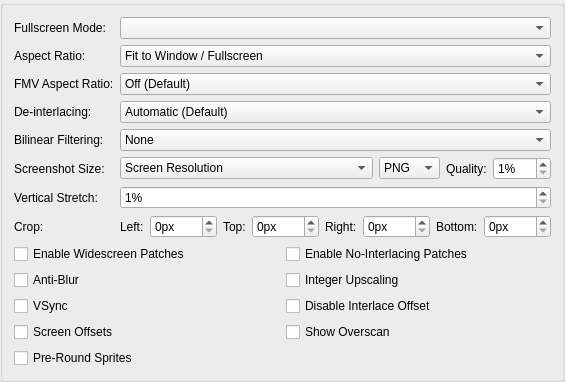
     <widget class="QGroupBox" name="gameDisplayTab">
      <attribute name="title">
       <string>Display</string>
      </attribute>
      <layout class="QFormLayout" name="formLayout_7">
       <item row="0" column="0">
        <widget class="QLabel" name="label_28">
         <property name="text">
          <string>Fullscreen Mode:</string>
         </property>
        </widget>
       </item>
       <item row="0" column="1">
        <widget class="QComboBox" name="fullscreenModes"/>
       </item>
       <item row="1" column="0">
        <widget class="QLabel" name="label_27">
         <property name="text">
          <string>Aspect Ratio:</string>
         </property>
        </widget>
       </item>
       <item row="1" column="1">
        <widget class="QComboBox" name="aspectRatio">
         <item>
          <property name="text">
           <string>Fit to Window / Fullscreen</string>
          </property>
         </item>
         <item>
          <property name="text">
           <string>Auto Standard (4:3 Interlaced / 3:2 Progressive)</string>
          </property>
         </item>
         <item>
          <property name="text">
           <string>Standard (4:3)</string>
          </property>
         </item>
         <item>
          <property name="text">
           <string>Widescreen (16:9)</string>
          </property>
         </item>
        </widget>
       </item>
       <item row="2" column="0">
        <widget class="QLabel" name="label_22">
         <property name="text">
          <string>FMV Aspect Ratio:</string>
         </property>
        </widget>
       </item>
       <item row="2" column="1">
        <widget class="QComboBox" name="fmvAspectRatio">
         <item>
          <property name="text">
           <string>Off (Default)</string>
          </property>
         </item>
         <item>
          <property name="text">
           <string>Auto Standard (4:3 Interlaced / 3:2 Progressive)</string>
          </property>
         </item>
         <item>
          <property name="text">
           <string>Standard (4:3)</string>
          </property>
         </item>
         <item>
          <property name="text">
           <string>Widescreen (16:9)</string>
          </property>
         </item>
        </widget>
       </item>
       <item row="3" column="0">
        <widget class="QLabel" name="label_23">
         <property name="text">
          <string>De-interlacing:</string>
         </property>
        </widget>
       </item>
       <item row="3" column="1">
        <widget class="QComboBox" name="interlacing">
         <item>
          <property name="text">
           <string>Automatic (Default)</string>
          </property>
         </item>
         <item>
          <property name="text">
           <string>None (Interlaced, also used by Progressive)</string>
          </property>
         </item>
         <item>
          <property name="text">
           <string>Weave (Top Field First, Sawtooth)</string>
          </property>
         </item>
         <item>
          <property name="text">
           <string>Weave (Bottom Field First, Sawtooth)</string>
          </property>
         </item>
         <item>
          <property name="text">
           <string>Bob (Top Field First, Full Frames)</string>
          </property>
         </item>
         <item>
          <property name="text">
           <string>Bob (Bottom Field First, Full Frames)</string>
          </property>
         </item>
         <item>
          <property name="text">
           <string>Blend (Top Field First, Merge 2 Fields)</string>
          </property>
         </item>
         <item>
          <property name="text">
           <string>Blend (Bottom Field First, Merge 2 Fields)</string>
          </property>
         </item>
         <item>
          <property name="text">
           <string>Adaptive (Top Field First, Similar to Bob + Weave)</string>
          </property>
         </item>
         <item>
          <property name="text">
           <string>Adaptive (Bottom Field First, Similar to Bob + Weave)</string>
          </property>
         </item>
        </widget>
       </item>
       <item row="4" column="0">
        <widget class="QLabel" name="label_18">
         <property name="text">
          <string>Bilinear Filtering:</string>
         </property>
        </widget>
       </item>
       <item row="4" column="1">
        <widget class="QComboBox" name="bilinearFiltering">
         <item>
          <property name="text">
           <string>None</string>
          </property>
         </item>
         <item>
          <property name="text">
           <string>Bilinear (Smooth)</string>
          </property>
         </item>
         <item>
          <property name="text">
           <string>Bilinear (Sharp)</string>
          </property>
         </item>
        </widget>
       </item>
       <item row="6" column="0">
        <widget class="QLabel" name="label_24">
         <property name="text">
          <string>Vertical Stretch:</string>
         </property>
        </widget>
       </item>
       <item row="6" column="1">
        <widget class="QSpinBox" name="stretchY">
         <property name="suffix">
          <string>%</string>
         </property>
         <property name="minimum">
          <number>1</number>
         </property>
         <property name="maximum">
          <number>300</number>
         </property>
        </widget>
       </item>
       <item row="7" column="0">
        <widget class="QLabel" name="label_26">
         <property name="text">
          <string>Crop:</string>
         </property>
        </widget>
       </item>
       <item row="7" column="1">
        <layout class="QHBoxLayout" name="horizontalLayout_3" stretch="0,1,0,1,0,1,0,1">
         <item>
          <widget class="QLabel" name="label_39">
           <property name="text">
            <string>Left:</string>
           </property>
          </widget>
         </item>
         <item>
          <widget class="QSpinBox" name="cropLeft">
           <property name="suffix">
            <string>px</string>
           </property>
           <property name="maximum">
            <number>1000</number>
           </property>
          </widget>
         </item>
         <item>
          <widget class="QLabel" name="label_25">
           <property name="text">
            <string>Top:</string>
           </property>
          </widget>
         </item>
         <item>
          <widget class="QSpinBox" name="cropTop">
           <property name="suffix">
            <string>px</string>
           </property>
           <property name="maximum">
            <number>1000</number>
           </property>
          </widget>
         </item>
         <item>
          <widget class="QLabel" name="label_40">
           <property name="text">
            <string>Right:</string>
           </property>
          </widget>
         </item>
         <item>
          <widget class="QSpinBox" name="cropRight">
           <property name="suffix">
            <string>px</string>
           </property>
           <property name="maximum">
            <number>1000</number>
           </property>
          </widget>
         </item>
         <item>
          <widget class="QLabel" name="label_41">
           <property name="text">
            <string>Bottom:</string>
           </property>
          </widget>
         </item>
         <item>
          <widget class="QSpinBox" name="cropBottom">
           <property name="suffix">
            <string>px</string>
           </property>
           <property name="maximum">
            <number>1000</number>
           </property>
          </widget>
         </item>
        </layout>
       </item>
       <item row="8" column="0" colspan="2">
        <layout class="QGridLayout" name="gridLayout_5">
         <item row="3" column="0">
          <widget class="QCheckBox" name="PCRTCOffsets">
           <property name="text">
            <string>Screen Offsets</string>
           </property>
          </widget>
         </item>
         <item row="1" column="1">
          <widget class="QCheckBox" name="integerScaling">
           <property name="text">
            <string>Integer Upscaling</string>
           </property>
          </widget>
         </item>
         <item row="2" column="0">
          <widget class="QCheckBox" name="vsync">
           <property name="text">
            <string>VSync</string>
           </property>
          </widget>
         </item>
         <item row="3" column="1">
          <widget class="QCheckBox" name="PCRTCOverscan">
           <property name="text">
            <string>Show Overscan</string>
           </property>
          </widget>
         </item>
         <item row="0" column="0">
          <widget class="QCheckBox" name="widescreenPatches">
           <property name="text">
            <string>Enable Widescreen Patches</string>
           </property>
          </widget>
         </item>
         <item row="0" column="1">
          <widget class="QCheckBox" name="noInterlacingPatches">
           <property name="text">
            <string>Enable No-Interlacing Patches</string>
           </property>
          </widget>
         </item>
         <item row="1" column="0">
          <widget class="QCheckBox" name="PCRTCAntiBlur">
           <property name="text">
            <string>Anti-Blur</string>
           </property>
           <property name="shortcut">
            <string>Ctrl+S</string>
           </property>
          </widget>
         </item>
         <item row="2" column="1">
          <widget class="QCheckBox" name="DisableInterlaceOffset">
           <property name="text">
            <string>Disable Interlace Offset</string>
           </property>
          </widget>
         </item>
         <item row="4" column="0">
          <widget class="QCheckBox" name="PreRoundSprites">
           <property name="toolTip">
            <string>Attempts to pre-round sprite texel coordinates to resolve rounding issues. Helpful for games such as Beyond Good and Evil, and Manhunt</string>
           </property>
           <property name="text">
            <string>Pre-Round Sprites</string>
           </property>
          </widget>
         </item>
        </layout>
       </item>
       <item row="5" column="0">
        <widget class="QLabel" name="label_21">
         <property name="text">
          <string>Screenshot Size:</string>
         </property>
        </widget>
       </item>
       <item row="5" column="1">
        <layout class="QHBoxLayout" name="horizontalLayout_2" stretch="1,0,0,0">
         <item>
          <widget class="QComboBox" name="screenshotSize">
           <item>
            <property name="text">
             <string>Screen Resolution</string>
            </property>
           </item>
           <item>
            <property name="text">
             <string>Internal Resolution</string>
            </property>
           </item>
           <item>
            <property name="text">
             <string>Internal Resolution (Aspect Uncorrected)</string>
            </property>
           </item>
          </widget>
         </item>
         <item>
          <widget class="QComboBox" name="screenshotFormat">
           <item>
            <property name="text">
             <string>PNG</string>
            </property>
           </item>
           <item>
            <property name="text">
             <string>JPEG</string>
            </property>
           </item>
          </widget>
         </item>
         <item>
          <widget class="QLabel" name="label_44">
           <property name="text">
            <string>Quality:</string>
           </property>
          </widget>
         </item>
         <item>
          <widget class="QSpinBox" name="screenshotQuality">
           <property name="suffix">
            <string>%</string>
           </property>
           <property name="minimum">
            <number>1</number>
           </property>
           <property name="maximum">
            <number>100</number>
           </property>
          </widget>
         </item>
        </layout>
       </item>
      </layout>
     </widget>
